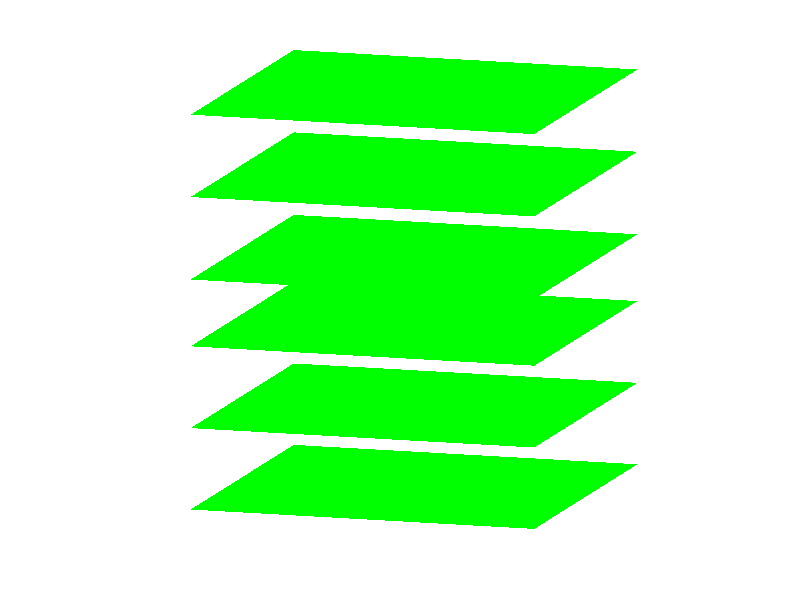

Write the MATLAB code that produced this figure. (Note: this script raises an error after producing the figure.)
% Program IsoSurface, run by typing run("./main.m")


% Clear all previous variables
clear all;
% Getting the coordiante variables from the data, and making them
% into the correct format, mesh
A=importdata('./xyz.dat');
%getting the concentration from the data file
B=importdata('./ABCD.dat');

[X,Y,Z]=meshgrid(A(:,2),A(:,1),A(:,3));


% The size is used for the for loop
x_size=size(A(:,2),1);
y_size=size(A(:,1),1);
z_size=size(A(:,3),1);

% Dividing up the concentration values
VA=zeros(x_size,y_size,z_size);
VB=zeros(x_size,y_size,z_size);
VHA=zeros(x_size,y_size,z_size);
VHS=zeros(x_size,y_size,z_size);
% Taking the concentration values and putting them into the correct
% format, mesh-format
ii=1;
for i=1:x_size,
    for j=1:y_size,
        for k=1:z_size,
            VA(i,j,k)=B(ii,1);
            VB(i,j,k)=B(ii,2);
            VHA(i,j,k)=B(ii,3);
            VHS(i,j,k)=B(ii,4);
            ii=ii+1;
        end
    end
end
% clearing useless variables
clear i;
clear j;
clear k;
clear ii;
% Thres3old for the isosurf, 
cutA=0.5;
cutB=0.5;
cutHA=0.5;
cutHS=0.5;


axis vis3d;
view([1,0.3,0.2]);
axis off;
daspect('mode');

% B
% ++++++++++++++++++++++++++++++++++++++++++++++++++++++++++++++++++++++++++++++++
pB = patch(isosurface(X,Y,Z,VB,cutB),'FaceColor','green','EdgeColor','none');
qB = patch(isocaps(X,Y,Z,VB,cutB),'FaceColor','green','EdgeColor', ...
          'none');
alpha(pB,0.5);
alpha(qB,0.5);

% A    ++++++++++++++++++++++++++++++++++++++++++++++++++++++++++++++++++++++++++++++++
pA = patch(isosurface(X,Y,Z,VA,cutA),'FaceColor','red','EdgeColor','none');
qA = patch(isocaps(X,Y,Z,VA,cutA),'FaceColor','red','EdgeColor', ...
         'none');
alpha(pA,0.7);
alpha(qA,0.7);

% HA    ++++++++++++++++++++++++++++++++++++++++++++++++++++++++++++++++++++++++++++++++
pHA = patch(isosurface(X,Y,Z,VHA,cutHA),'FaceColor','blue','EdgeColor','none');
qHA = patch(isocaps(X,Y,Z,VHA,cutHA),'FaceColor','blue','EdgeColor', ...
           'none');
alpha(pHA,0.7);
alpha(qHA,0.7);

% HS    ++++++++++++++++++++++++++++++++++++++++++++++++++++++++++++++++++++++++++++++++
pHS = patch(isosurface(X,Y,Z,VHS,cutHS),'FaceColor','yellow','EdgeColor','none');
qHS = patch(isocaps(X,Y,Z,VHS,cutHS),'FaceColor','yellow','EdgeColor', ...
           'none');
alpha(pHS,0.7);
alpha(qHS,0.7);
